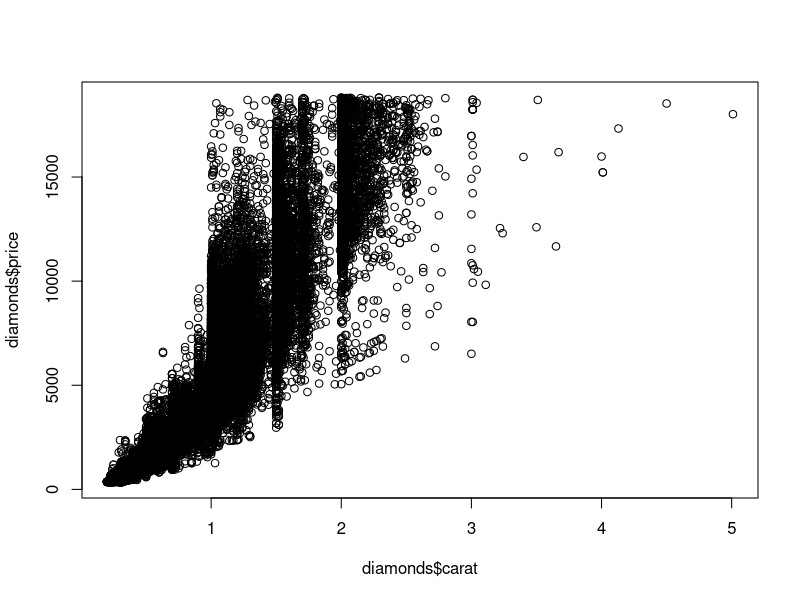
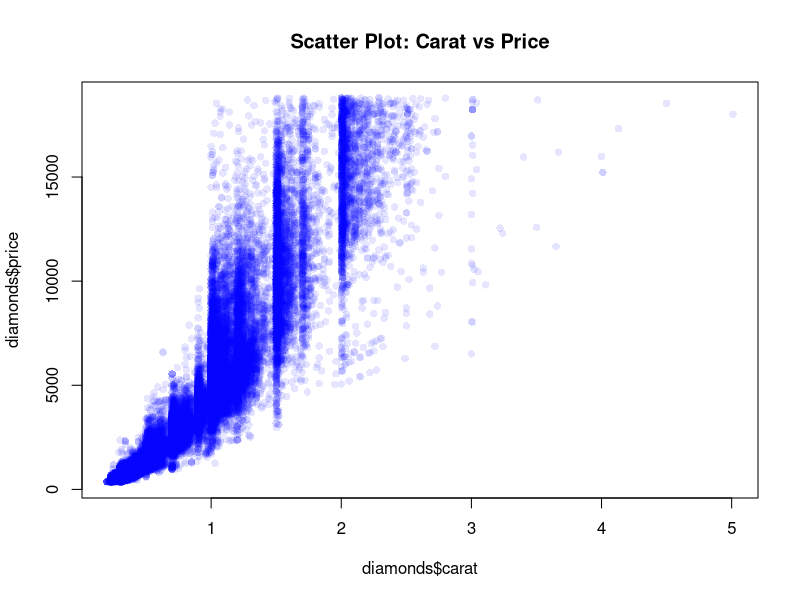
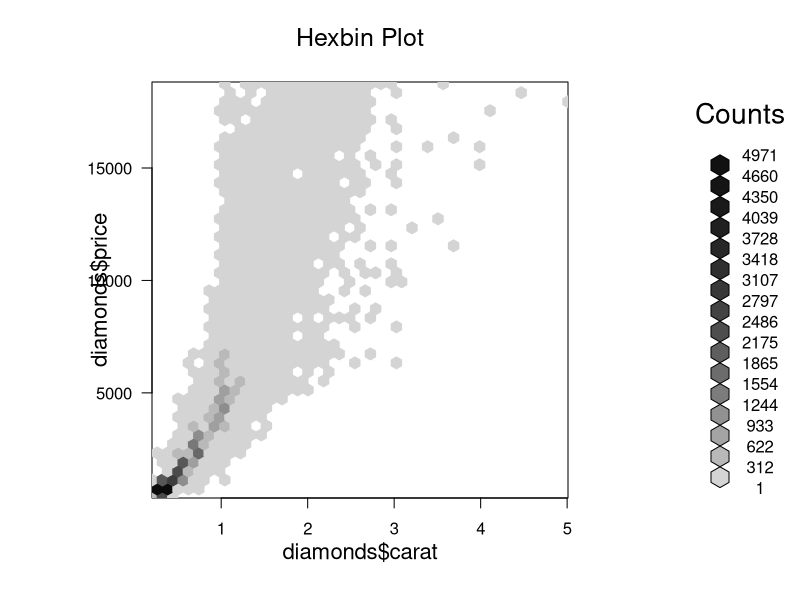
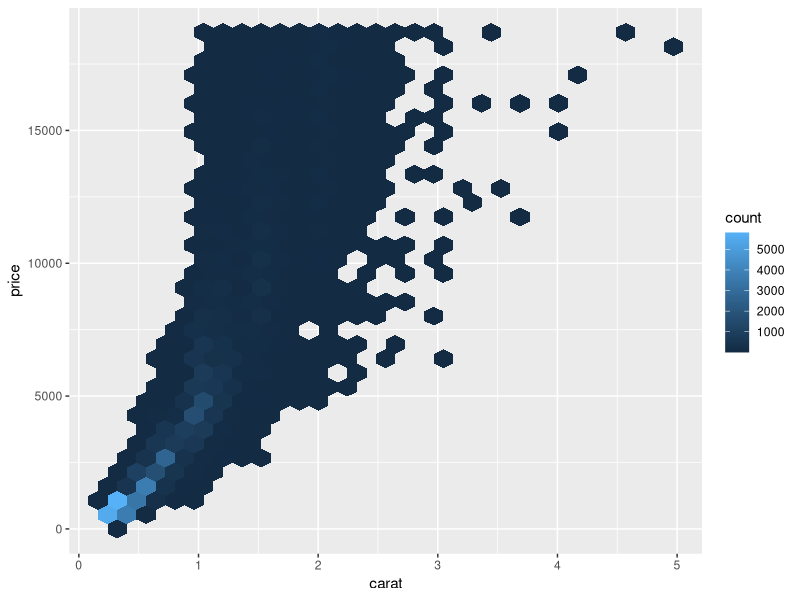
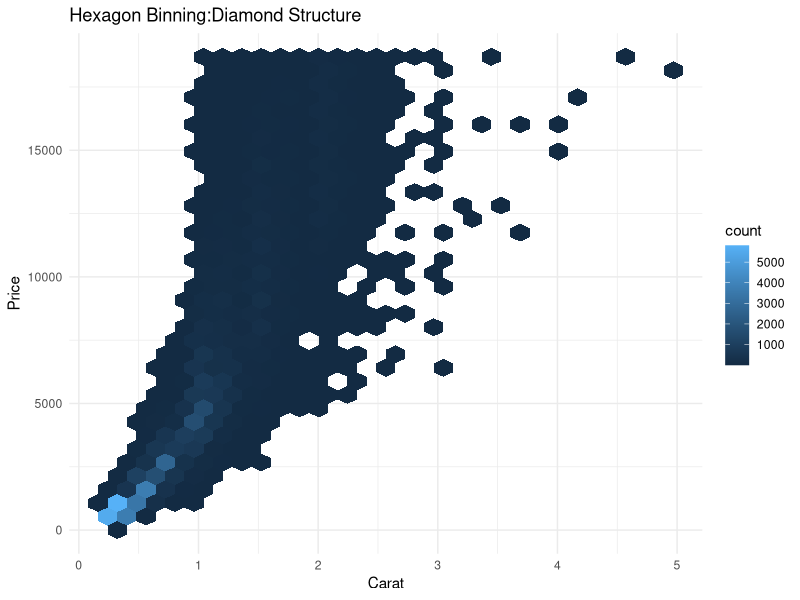
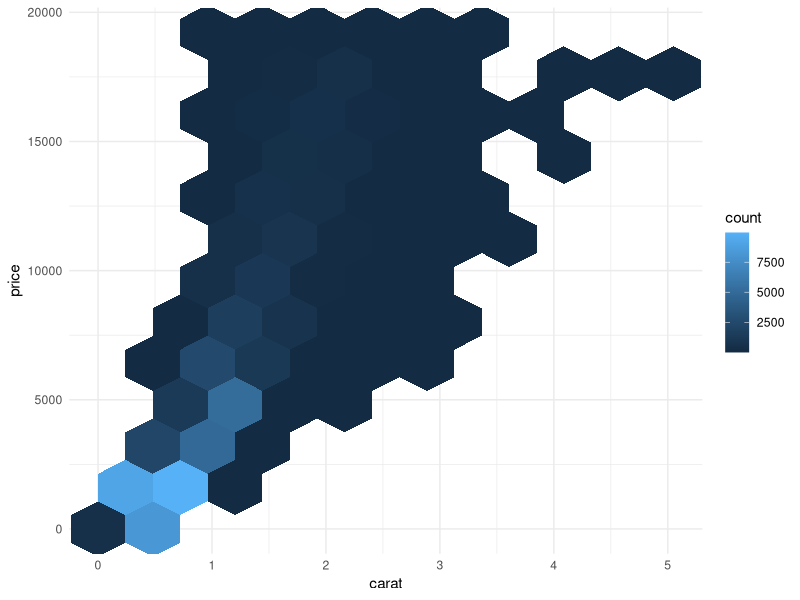
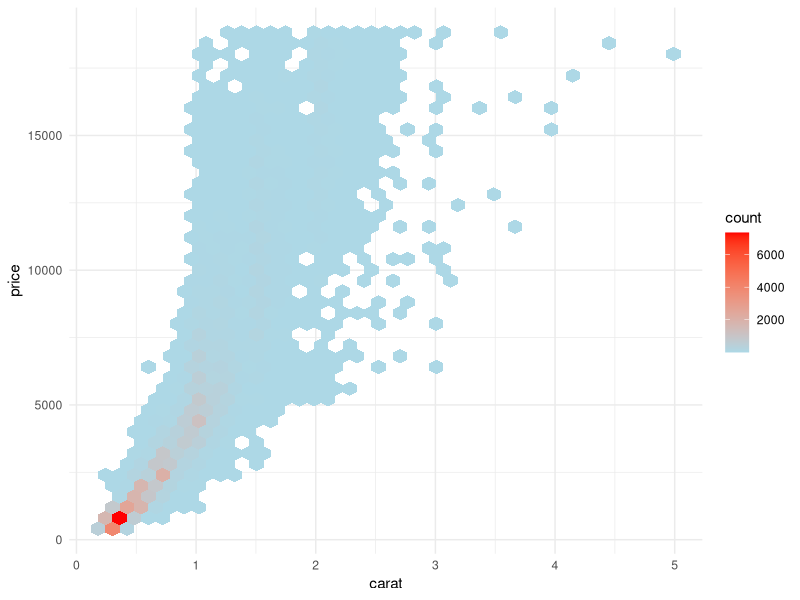
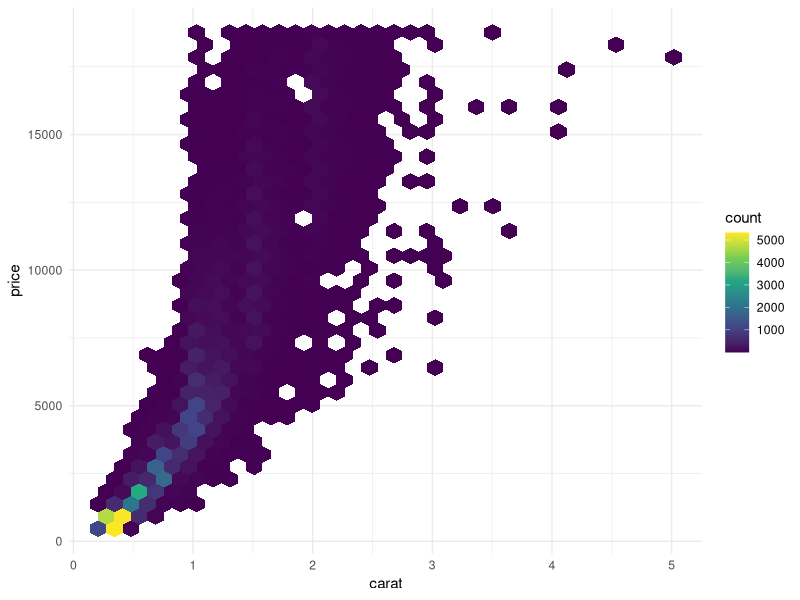

Reproduce these figures in R, in order.
data(diamonds)
data(package=.packages(all.available=TRUE))
library(ggplot2)
data(diamonds)
str(diamonds)
dim(diamonds)
?diamonds

#Very basic scatter
plot(diamonds$carat, diamonds$price)

#Improved scatter
plot(diamonds$carat, diamonds$price,col=rgb(0,0,1,0.1),pch=16,
     main="Scatter Plot: Carat vs Price")

# Hexbin using base R
install.packages('hexbin')
library(hexbin)
hb <- hexbin(diamonds$carat, diamonds$price,xbins=40)
plot(hb,main="Hexbin Plot")

# Base Hexbin
ggplot(diamonds, aes(x=carat,y=price))+
  geom_hex()

# Labeled Hexbin plot
ggplot(diamonds,aes(carat,price))+
  geom_hex()+
  labs(title="Hexagon Binning:Diamond Structure",x="Carat",y="Price")+
  theme_minimal()

#Control Hexagon Density
ggplot(diamonds,aes(carat,price))+geom_hex(bins=10)+
  theme_minimal()

#Add color palette(Gradient)
ggplot(diamonds,aes(carat,price))+
  geom_hex(bins=40)+
  scale_fill_gradient(low="lightblue",high="red")+
  theme_minimal()
#Color meaning:
#--light->fewer diamonds
#--dark -> dense region

#Professional palette(viridis)
ggplot(diamonds,aes(carat,price))+
  geom_hex(bins=35)+
  scale_fill_viridis_c()+
  theme_minimal()

#Add legend title
ggplot(diamonds,aes(carat,price))+
  geom_hex(bins=35)+
  scale_fill_viridis_c(name="Count")+
  labs(title="Density Structure of Diamonds",x="Carat",y="Price")+
  theme_minimal()

#Faceted Hexbin
ggplot(diamonds,aes(carat,price))+
  geom_hex()+
  scale_fill_viridis_c()+
  facet_wrap(~cut)+
  theme_minimal()

#Log scale Hexbin
ggplot(diamonds,aes(carat,price))+
  geom_hex()+
  scale_fill_viridis_c()+
  scale_y_log10()+
  theme_minimal()